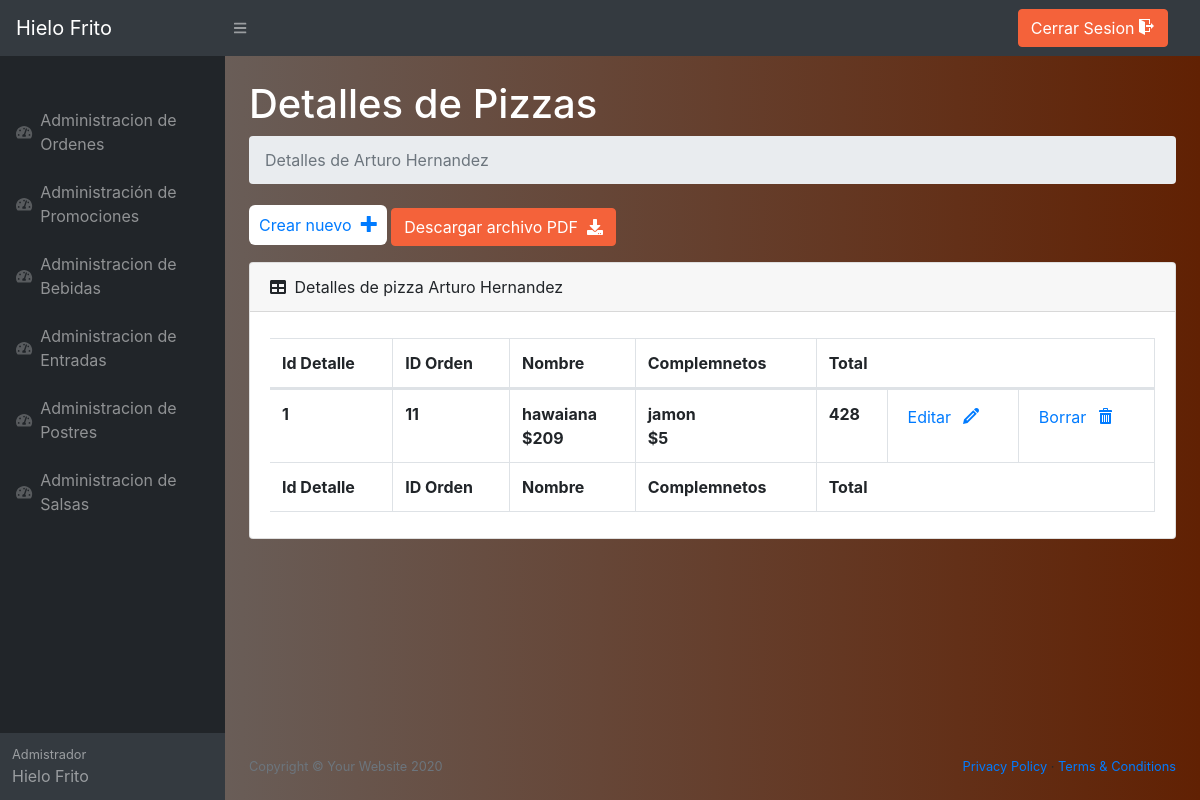
The page /Pizzeria/Admin/adminOrdenes/detalles/detalles.php?id=1 (signed in) on the database its author committed.
### tables this page shows
CREATE TABLE `ordenes` (
  `id_orden` int(11) NOT NULL,
  `nombre` varchar(50) NOT NULL,
  `telefono` varchar(40) NOT NULL,
  `direccion` varchar(255) NOT NULL,
  `total` int(11) NOT NULL,
  `fecha_hora_solicitud` datetime NOT NULL,
  `fecha_hora_llegada` datetime NOT NULL,
  `estado` varchar(20) NOT NULL
);

CREATE TABLE `detalle_orden` (
  `id_detalle` int(11) NOT NULL,
  `id_orden` int(11) NOT NULL,
  `nombre` varchar(100) NOT NULL,
  `complementos` text NOT NULL,
  `cantidad` varchar(20) NOT NULL,
  `Total` int(11) NOT NULL
);

### Pizzeria/Admin/adminOrdenes/detalles/detalles.php (the view, shortened to what this page needs)
<?php
include ('../../../php/conexion.php');
$id=$_GET['id'];
?>
<!DOCTYPE html>
<html lang="es">
    <head>
        <link href="../../styles.css" rel="stylesheet" />
        <link href="https://cdn.datatables.net/1.10.20/css/dataTables.bootstrap4.min.css" rel="stylesheet" />
        <link href="../../../icomoon/fonts/style.css" rel="stylesheet">
    </head>
    <body style="background: linear-gradient(to right, #6b6b6b, #612103);" class="sb-nav-fixed">
        <nav class="sb-topnav navbar navbar-expand navbar-dark bg-dark">
            <a class="navbar-brand" href="../Ordenes.php">Hielo Frito</a>
            <button class="btn btn-link btn-sm order-1 order-lg-0" id="sidebarToggle" href="#"><i class="fas fa-bars"></i></button>
            <div class="d-none d-md-inline-block form-inline ml-auto mr-0 mr-md-3 my-2 my-md-0">
                        <a class="btn btn-primary"  href="../../../php/cerrarsesion.php">Cerrar Sesion <span class="icon-exit"></span></a>
            </div>
        </nav>
        <div id="layoutSidenav">
            <div id="layoutSidenav_nav">
                <nav class="sb-sidenav accordion sb-sidenav-dark" id="sidenavAccordion">
                    <div class="sb-sidenav-menu">
                        <div class="nav">
                        <div class="sb-sidenav-menu-heading"></div>
                            <a class="nav-link" href="../../adminOrdenes/detalles/detalles.php">
                            <div class="sb-nav-link-icon"><i class="fas fa-tachometer-alt"></i></div>
                            Administracion de Ordenes
                            </a>
                            <a class="nav-link" href="../../adminPromos/detalles/detalles.php">
                              <div class="sb-nav-link-icon"><i class="fas fa-tachometer-alt"></i></div>
                              Administración de Promociones
                          </a>
                          <a class="nav-link" href="../../adminBebidas/detalles/detalles.php">
                            <div class="sb-nav-link-icon"><i class="fas fa-tachometer-alt"></i></div>
                            Administracion de Bebidas
                        </a>
                        <a class="nav-link" href="viewpedidos.html">
                            <div class="sb-nav-link-icon"><i class="fas fa-tachometer-alt"></i></div>
                            Administracion de Entradas
                        </a>
                        <a class="nav-link" href="viewpedidos.html">
                            <div class="sb-nav-link-icon"><i class="fas fa-tachometer-alt"></i></div>
                            Administracion de Postres
                        </a>
                        <a class="nav-link" href="viewpedidos.html">
                            <div class="sb-nav-link-icon"><i class="fas fa-tachometer-alt"></i></div>
                            Administracion de Salsas
                        </a>
                        </div>
                    </div>
                    <div class="sb-sidenav-footer">
                        <div class="small">Admistrador</div>
                        Hielo Frito
                    </div>
                </nav>
            </div>
            <div id="layoutSidenav_content">
                <main >
                    <div class="container-fluid">
                        <h1 style="color: white;" class="mt-4"> Detalles de Pizzas</h1>
                        <ol class="breadcrumb mb-4">
                            <?php
                                $consulta="SELECT * FROM ordenes WHERE id_orden='$id'";
                                $resultado_pizza=$mysqli->query($consulta);
                                if($resultado_pizza->num_rows > 0){
                                    $fila1=$resultado_pizza->fetch_assoc();
                                    $nombre=$fila1['nombre'];
                            ?>
                            <li class="breadcrumb-item active"><?php echo("Detalles de ".$nombre)?></li>
                            <?php
                             }
                            ?>
                        </ol>
                        <a href="Crear.php" class=" crear">Crear nuevo &nbsp;<span class="icon-plus"></span></a>
                        <a class=" btn btn-primary" href="../fpdf/usupdf.php">Descargar archivo PDF &nbsp;<i class="fa fa-download"></i></a>
                        <?php
                            $query="SELECT * FROM detalle_orden WHERE id_detalle='$id'";
                            $resultado=$mysqli->query($query);
                            if($resultado->num_rows > 0){
                        ?>
                          <div class="card mb-4">
                            <div class="card-header">
                                <i class="fas fa-table mr-1"></i>
                                <?php
                                    echo("Detalles de pizza ".$nombre)
                                ?>
                            </div>
                            <div class="card-body">
                                <div class="table-responsive">
                                    <table class="table table-bordered" id="dataTable" width="100%" cellspacing="0">
                                        <thead>
                                            <tr>
                                                <th>Id Detalle</th>
                                                <th>ID Orden</th>
                                                <th>Nombre</th>
                                                <th>Complemnetos</th>
                                                <th colspan=4>Total</th>
                                            </tr>
                                        </thead>
                                        <tfoot>
                                            <tr>
                                            <th>Id Detalle</th>
                                                <th>ID Orden</th>
                                                <th>Nombre</th>
                                                <th>Complemnetos</th>
                                                <th colspan=4>Total</th>
                                            </tr>
                                        </tfoot>
                                        <tbody>
                                            <?php
                                                while($fila=$resultado->fetch_assoc()){
                                                    $id=$fila['id_detalle'];
                                            ?>
                                            <tr>
                                                <form action="boton.php" method="post">
                                                    <th>
                                                    <?php
                                                        echo "$id<input type='text' value='$id' name='id' hidden>";
                                                    ?>
                                                    </th>
                                                    <th>
                                                        <?php
                                                            echo($fila['id_orden']);
                                                        ?>
                                                    </th>
                                                    <th>
                                                        <?php
                                                            echo($fila['nombre']);
                                                        ?>
                                                    </th>
                                                    <th>
                                                        <?php
                                                            echo($fila['complementos']);
                                                        ?>
                                                    </th>
                                                    <th>
                                                        <?php
                                                            echo($fila['Total']);
                                                        ?>
                                                    </th>
                                                    <th>
                                                        <input type="submit" value="Editar" class="boton " name="boton">&nbsp;<span class="icon-pencil icono">
                                                    </th>
                                                    <th>
                                                        <input type="submit" value="Borrar" class="boton "name="boton">&nbsp;<span class="icon-bin icono">
                                                    </th>
                                                </form>
                                            </tr>
                                            <?php
                            }
                        ?>
                                        </tbody>
                                    </table>
                                </div>
                            </div>
                        </div>
                        <?php
                            }
                            else{
                            ?>
                            <h1>No hay agregados para esta Ordenes</h1>
                            <?php
                            }
                        ?>
                        </div>
                    </main>
                    <footer class="py-4 bg-black  mt-auto">
                      <div class="container-fluid">
                          <div class="d-flex align-items-center justify-content-between small">
                              <div class="text-muted">Copyright &copy; Your Website 2020</div>
                              <div>
                                  <a href="#">Privacy Policy</a>
                                  &middot;
                                  <a href="#">Terms &amp; Conditions</a>
                              </div>
                          </div>
                      </div>
                  </footer>
                </div>
            </div>
        </body>
    </html>

### Pizzeria/Admin/adminOrdenes/detalles/detalles.php (style rules this page uses)
:root { --input-padding-x: 1.5rem; --input-padding-y: .75rem; }
body { background: #007bff; background: linear-gradient(to right, #0062E6, #33AEFF); }
.crear { background:#fff; padding:10px; color: 10157F; text-decoration: none !important; transition: .3s linear; border-radius:6px; }
.boton { background:#fff; text-decoration: none !important; transition: .3s linear; border: 2px solid #fff; color:#007BFF; }
.icono { color:#007BFF; }

### rows shown on the page
ordenes: nombre "Arturo Hernandez"
detalle_orden: id_detalle "1", id_orden "11", nombre "hawaiana $209", complementos "jamon $5", Total "428"
